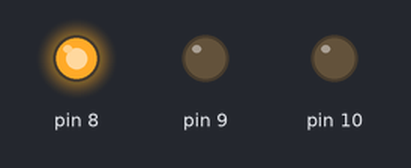
This sketch was run on a simulated Arduino Uno, built with avr-gcc and run on an emulated ATmega328P. Parts: output pins drawn as LEDs (lit = HIGH).

Above: at 0.2 s.
At 1.7 s:
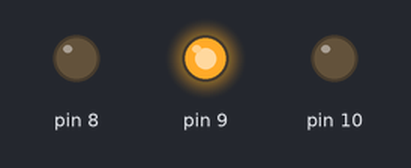
At 3.2 s:
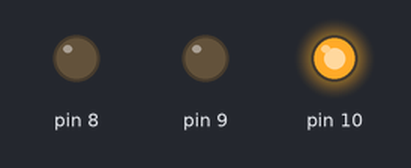
At 4.0 s:
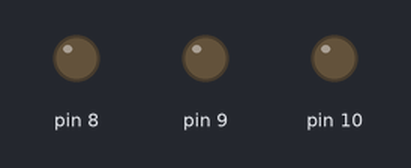
Timing chart, 0 to 5.9 s (numbered marks = the images above):
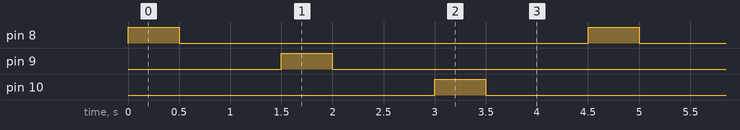

The sketch:

main.ino
```cpp
void setup()
{
  pinMode(8, OUTPUT);
  pinMode(9, OUTPUT);
  pinMode(10, OUTPUT);
}

void loop()
{
  // LED en pin 8
  digitalWrite(8,HIGH);
  delay(500);
   digitalWrite(8,LOW);
  delay(500);
    delay(500);

   // LED en pin 9
  digitalWrite(9,HIGH);
  delay(500);
   digitalWrite(9,LOW);
  delay(500);
    delay(500);

   // LED en pin 10
  digitalWrite(10,HIGH);
  delay(500);
   digitalWrite(10,LOW);
  delay(500);
    delay(500);
 }
```

Measured:
- by itself, pin 8–10: alternates HIGH for 0.50 s and LOW for 4.0 s
- by itself, everything shown: repeats every 4.5 s, in 6 steps
